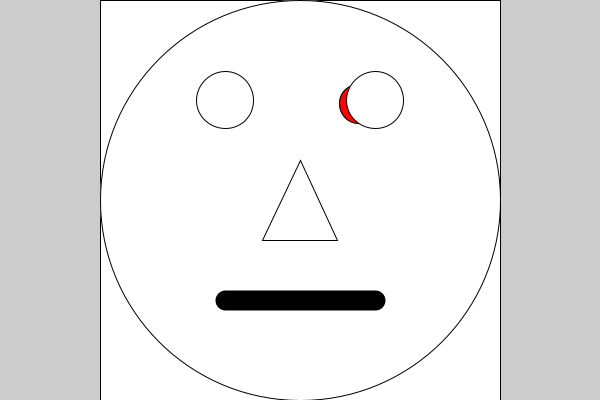
Frame 1 (no input)
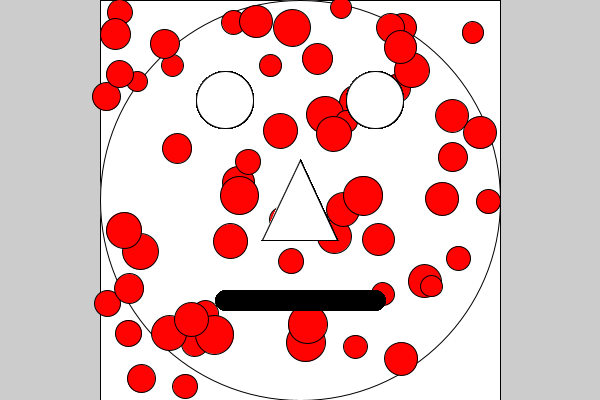
Frame 60 (the mouse pressed at the canvas centre just before this capture)
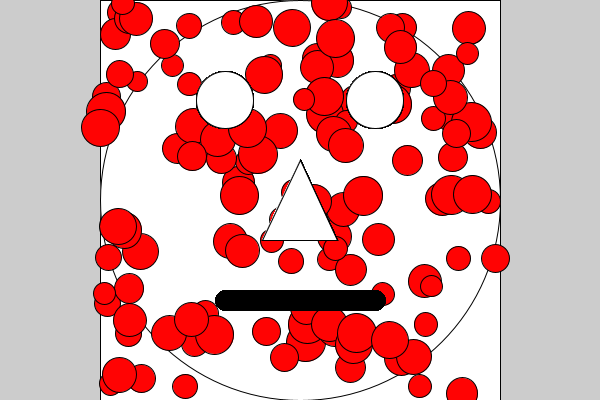
Frame 120 (the mouse held since frame 60 and released just before this capture)

The Processing sketch that drew these frames (run headless with seeded random() and noise(); from frame 60 on, the mouse is pressed at the canvas centre):

// Processing sketch: Measles
// ── Measles.pde
//Global Variables
int resetBlack, resetWhite;
int rectFaceX, rectFaceY, rectFaceWidth, rectFaceHeight;
int circleNoseX, circleNoseY, circleNoseWidth, circleNoseHeight;
//
int faceX, faceY, faceDiameter, faceRadius;
int leftEyeX, leftEyeY, leftEyeDiameter;
int rightEyeX, rightEyeY, rightEyeDiameter;
int noseX1, noseY1, noseX2, noseY2, noseX3, noseY3;
float mouthX1, mouthY1, mouthX2, mouthY2, mouthThick;
color red = #FF0303;
color measlesColor = red;
float measlesX, measlesY, measlesDiameter;
//
void setup() {
  size (600, 400);
  //Portrait Geometry, height is smaller thus dimension of face (circle)
  //
  rectFaceX = width/2 - height/2; //See paperfolding
  rectFaceY = height*0;
  rectFaceWidth = height; //circle
  rectFaceHeight = rectFaceWidth; //circle
  faceDiameter = rectFaceWidth;
  faceRadius = faceDiameter/2;
  //
  faceX = rectFaceX + faceRadius;
  faceY = rectFaceY + faceRadius;
  //
  leftEyeX = width*3/8;
  leftEyeY = height*1/4;
  leftEyeDiameter = height/7;
  rightEyeX = width*5/8;
  rightEyeY = leftEyeY;
  rightEyeDiameter = leftEyeDiameter;
  //
  circleNoseX = width/2;
  circleNoseY = height/2;
  circleNoseWidth = width*2/16;
  circleNoseHeight = height*1/5;
  //
  noseX1 = width/2;
  noseY1 = height*2/5;
  noseX2 = width*7/16;
  noseY2 = height*3/5;
  noseX3 = width*9/16;
  noseY3 = noseY2;
  //
  mouthX1 = leftEyeX;
  mouthY1 = height*3/4;
  mouthX2 = rightEyeX;
  mouthY2 = mouthY1;
  mouthThick = height*1/20;
  resetBlack = 1;
  resetWhite = 255;
  //
  rect(rectFaceX, rectFaceY, rectFaceWidth, rectFaceHeight);
  ellipse(faceX, faceY, faceDiameter, faceDiameter);
  //
}//End setup

void draw() {
  //Canvas
  measlesX = random(rectFaceX, rectFaceX+rectFaceWidth);
  measlesY = random(rectFaceY, rectFaceY+rectFaceHeight);
  measlesDiameter = random(height*1/20, height*1/10);
  fill(measlesColor);
  //Parameters are randomly set ;)
  ellipse(measlesX, measlesY, measlesDiameter, measlesDiameter);
  fill(resetWhite);
  //Why is there only one measle being printed to the canvas
  //Explain how a measle can sometimes draw on top of the eye, etc. instead of on skin
  //
  ellipse(leftEyeX, leftEyeY, leftEyeDiameter, leftEyeDiameter);
  ellipse(rightEyeX, rightEyeY, rightEyeDiameter, rightEyeDiameter);
  //
  //ellipse(circleNoseX, circleNoseY, circleNoseWidth, circleNoseHeight); //true ellipse
  triangle(noseX1, noseY1, noseX2, noseY2, noseX3, noseY3);
  //
  strokeWeight(mouthThick);
  line(mouthX1, mouthY1, mouthX2, mouthY2);
  strokeWeight(resetBlack);
}//End draw
